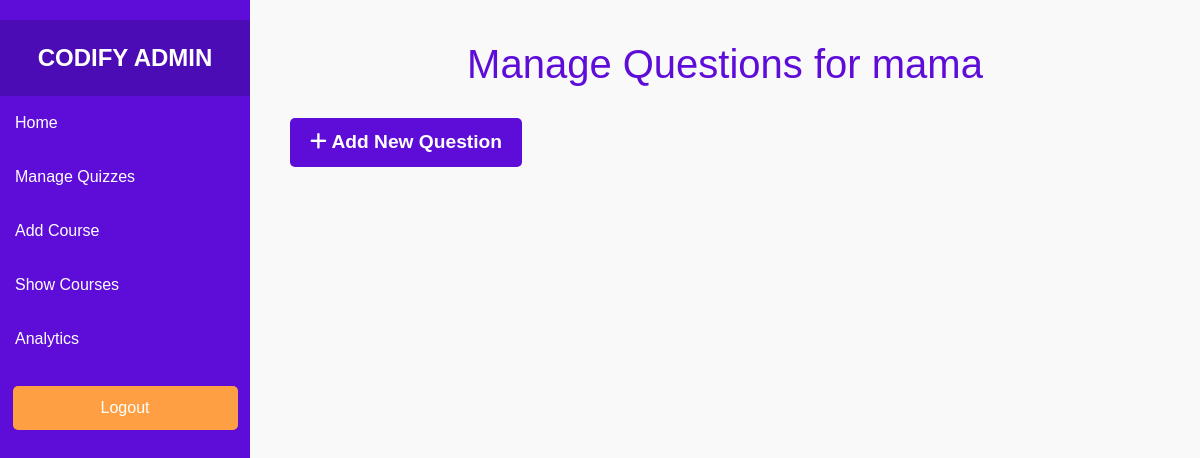
/admin/quiz/1/questions, run on an earlier commit of the app's database.
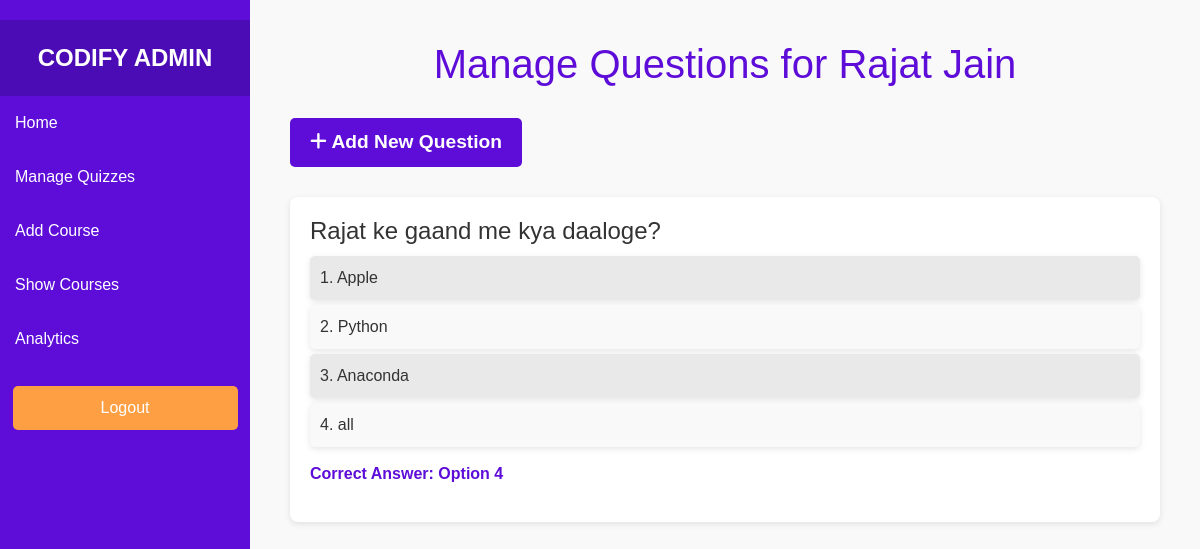
And on a later commit of the database.
### models.py (models this page shows)
class Quiz(Base):
    __tablename__ = 'quizzes'
    id = Column(Integer, primary_key=True)
    title = Column(String(100), nullable=False)
    created_at = Column(DateTime, server_default=func.now())
    course_id = Column(Integer, ForeignKey('courses.id', ondelete='CASCADE'), nullable=False)
    course = relationship('Course', back_populates='quizzes')
    questions = relationship('Question', back_populates='quiz', cascade="all, delete-orphan")
    user_progress = relationship('UserProgress', back_populates='quiz', cascade="all, delete-orphan")

class Question(Base):
    __tablename__ = 'questions'
    id = Column(Integer, primary_key=True)
    question_text = Column(String(255), nullable=False)
    option_1 = Column(String(100), nullable=False)
    option_2 = Column(String(100), nullable=False)
    option_3 = Column(String(100), nullable=False)
    option_4 = Column(String(100), nullable=False)
    correct_option = Column(Integer, nullable=False)
    quiz_id = Column(Integer, ForeignKey('quizzes.id', ondelete='CASCADE'), nullable=False)
    quiz = relationship('Quiz', back_populates='questions')
    user_answers = relationship('UserAnswer', back_populates='question', cascade="all, delete-orphan")  # Add this line

### app.py (the view)
@app.route('/admin/quiz/<int:quiz_id>/questions', methods=['GET'])
def manage_questions(quiz_id):
    quiz = db_session.query(Quiz).filter_by(id=quiz_id).first()
    if not quiz:
        return "Quiz not found", 404
    questions = db_session.query(Question).filter_by(quiz_id=quiz_id).all()
    return render_template('manage_questions.html', quiz=quiz, questions=questions)

### templates/manage_questions.html (shortened to what this page needs)
<!DOCTYPE html>
<html lang="en">
<head>
    <link rel="stylesheet" href="https://cdn.jsdelivr.net/npm/bootstrap@4.6.2/dist/css/bootstrap.min.css">
    <link rel="stylesheet" href="https://cdnjs.cloudflare.com/ajax/libs/font-awesome/6.0.0-beta3/css/all.min.css">
</head>
<body>
    <div class="sidebar">
        <div class="brand">CODIFY ADMIN</div>
        <a href="#" class="nav-link">Home</a>
        <a href="#" class="nav-link">Manage Quizzes</a>
        <a href="#" class="nav-link">Add Course</a>
        <a href="#" class="nav-link">Show Courses</a>
        <a href="#" class="nav-link">Analytics</a>
        <button class="logout-btn">Logout</button>
    </div>
    <div class="main-content">
        <h1>Manage Questions for {{ quiz.title }}</h1>
        <a href="{{ url_for('add_question', quiz_id=quiz.id) }}" class="add-question-btn">
            <i class="fas fa-plus"></i> Add New Question
        </a>
        <ul class="question-list">
            {% for question in questions %}
            <li>
                <h3>{{ question.question_text }}</h3>
                <ul>
                    <li>1. {{ question.option_1 }}</li>
                    <li>2. {{ question.option_2 }}</li>
                    <li>3. {{ question.option_3 }}</li>
                    <li>4. {{ question.option_4 }}</li>
                </ul>
                <p>Correct Answer: Option {{ question.correct_option }}</p>
            </li>
            {% endfor %}
        </ul>
    </div>
</body>
</html>

### templates/manage_questions.html (style rules this page uses)
body { font-family: 'Poppins', sans-serif; background-color: #f9f9f9; margin-left: 250px; color: #333; }
.sidebar { height: 100vh; width: 250px; position: fixed; top: 0; left: 0; background-color: #5E0DD9; color: white; z-index: 1000; padding-top: 20px; }
.sidebar .brand { text-align: center; font-size: 1.5rem; font-weight: bold; padding: 20px; background-color: #4B0BB5; }
.sidebar .nav-link { padding: 15px; color: white; font-size: 1rem; text-decoration: none; display: block; }
.sidebar .logout-btn { margin: 20px auto; padding: 10px; background-color: #FF9F43; color: white; border: none; border-radius: 5px; text-align: center; width: 90%; display: block; }
.main-content { padding: 40px; }
.main-content h1 { color: #5E0DD9; text-align: center; font-size: 2.5rem; margin-bottom: 30px; }
.main-content .add-question-btn { display: inline-block; background-color: #5E0DD9; color: white; padding: 10px 20px; border-radius: 5px; font-size: 1.2rem; text-decoration: none; font-weight: bold; margin-bottom: 30px; transition: all 0.2s; }
.main-content .question-list { list-style: none; padding: 0; }
.main-content .question-list li { background-color: white; margin-bottom: 20px; padding: 20px; border-radius: 8px; box-shadow: 0 2px 6px rgba(0, 0, 0, 0.1); }
.main-content .question-list li h3 { font-size: 1.5rem; margin-bottom: 10px; color: #333; }
.main-content .question-list li ul { list-style-type: none; padding-left: 0; }
.main-content .question-list li ul li { background-color: #f9f9f9; padding: 10px; border-radius: 5px; margin: 5px 0; }
.main-content .question-list li ul li:nth-child(odd) { background-color: #e9e9e9; }
.main-content .question-list li p { font-weight: bold; margin-top: 15px; color: #5E0DD9; }

What changed in the data, as far as the page shows it:
changed Quiz: title "mama" → "Rajat Jain"
added Question: question_text "Rajat ke gaand me kya daaloge?", option_1 "Apple", option_2 "Python", option_3 "Anaconda", option_4 "all", correct_option "4"
